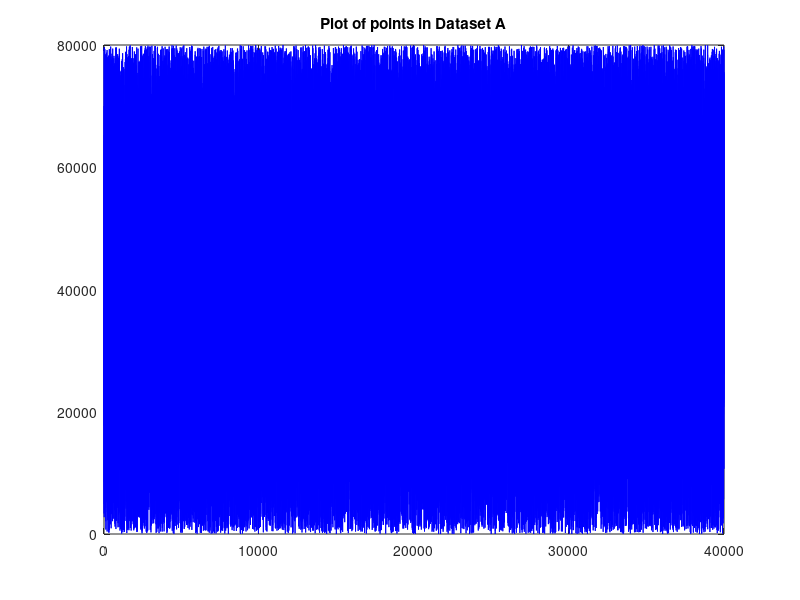
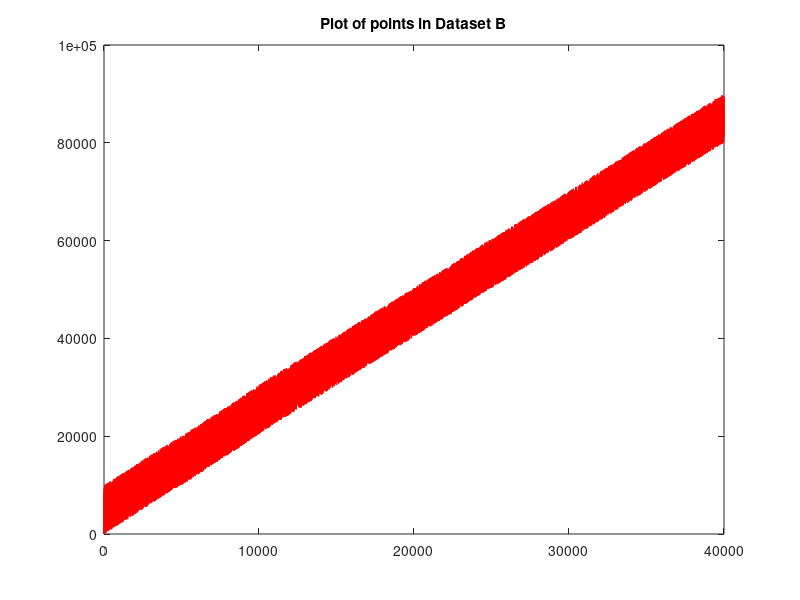

These figures' MATLAB source, in order: (Note: this script raises an error after producing the figures.)
SetA = importdata("dataSetA.csv");
SetB = importdata("dataSetB.csv");

figure(1)
plot(SetA, 'blue')
title("Plot of points in Dataset A")
figure(2)
plot(SetB, 'red')
title("Plot of points in Dataset B")

IPLLA = importdata("insert_performance_LL_dataSetA.csv");
SPLLA = importdata("search_performance_LL_dataSetA.csv");

IPLLB = importdata("insert_performance_LL_dataSetB.csv");
SPLLB = importdata("search_performance_LL_dataSetB.csv");

figure(3)
hold on
plot(IPLLA, 'blue')
plot(IPLLB, 'red')
title("Plot of insert performance for Linked Lists")
ylabel("Time in nanoseconds")
legend("Set A", "Set B")